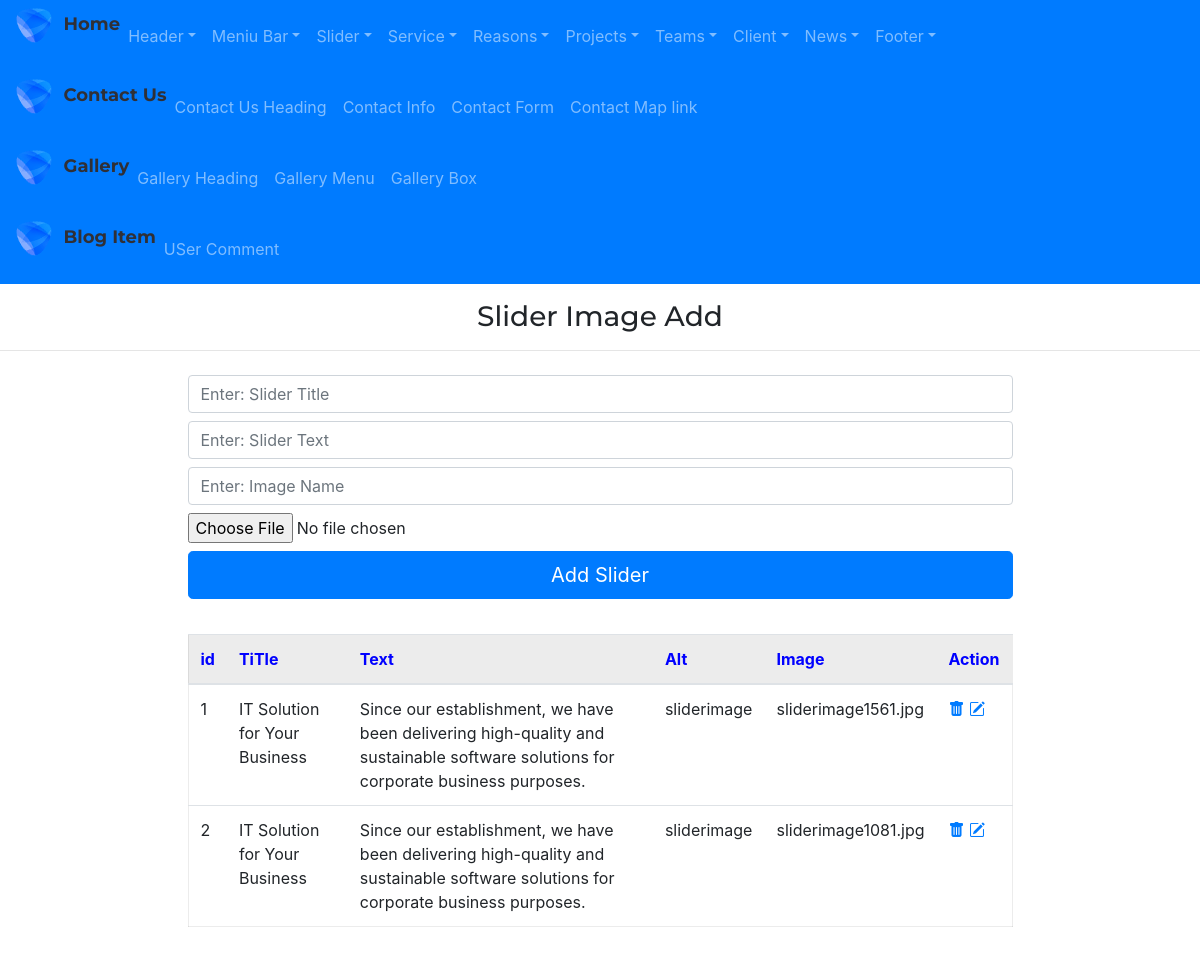
The page /admin/sliderImageAdd/ on the database as committed earlier.
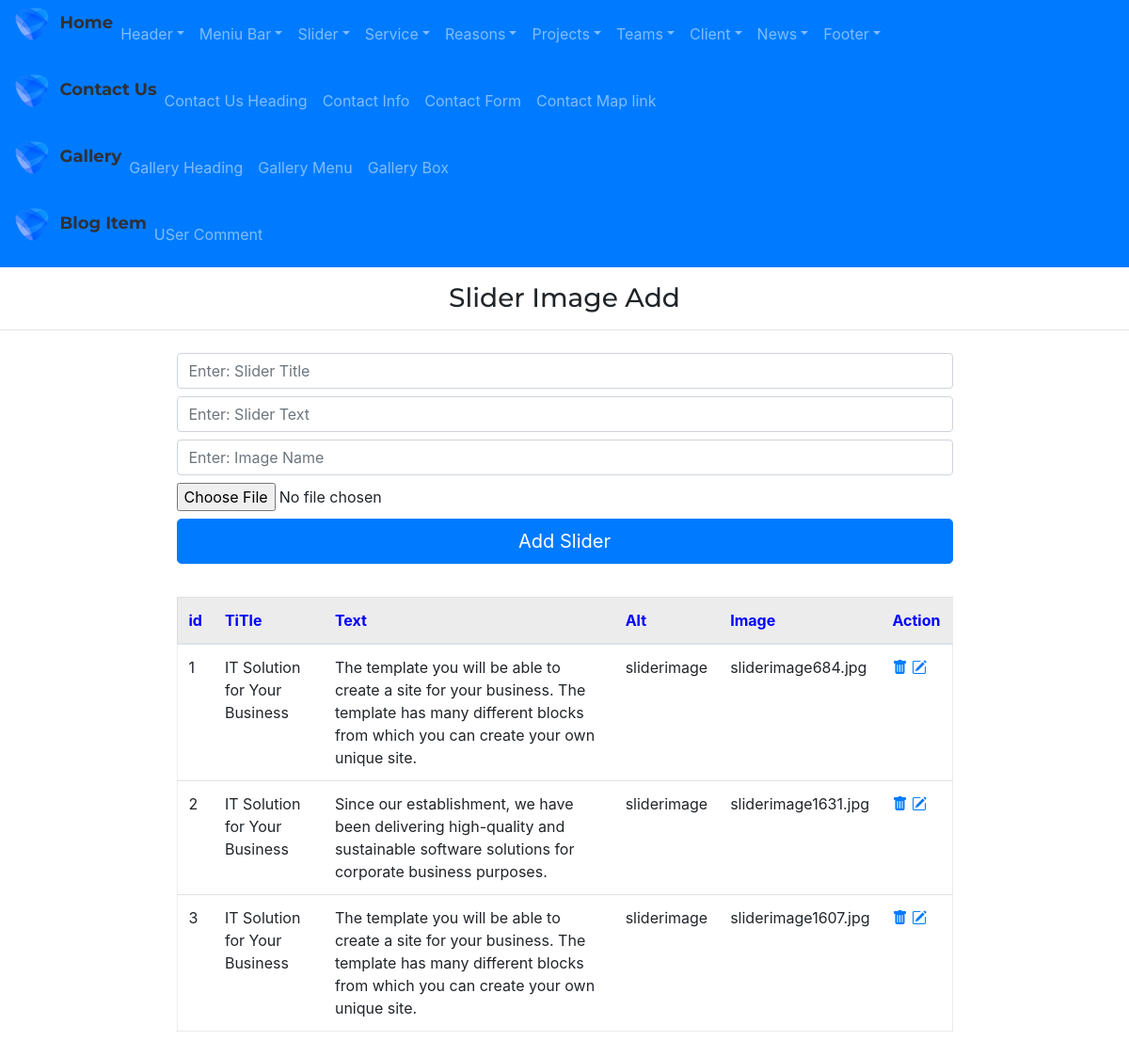
The same page on the database as committed later.
### app/models.py (models this page shows)
class Slider(db.Model):
    id=db.Column(db.Integer,primary_key=True)
    slider_title=db.Column(db.String(255))
    slider_text=db.Column(db.String(255))
    slider_img=db.Column(db.String(255))
    slider_alt=db.Column(db.String(255))

### admin/routes.py (the view, shortened to what this page needs)
@app.route("/admin/sliderImageAdd/", methods=['GET','POST'])
def sliderImageAdd():
    form=SliderForm()
    sliders=Slider.query.all()
    return render_template("admin/sliderImageAdd.html",form=form, sliders=sliders)

### admin/forms.py
class SliderForm(FlaskForm):
    slider_title=StringField('slider_title')
    slider_text=StringField('slider_text')
    slider_img=FileField('slider_img')
    slider_alt=StringField('slider_alt')
    submit=SubmitField()

### app/templates/admin/sliderImageAdd.html
{% extends "admin/base.html" %}
{% block content %}
<div class="adminright">
    <h3 class="my-3" style="text-align: center;">Slider Image Add</h3>
    <hr>
    <div class="container">
        <div class="row d-flex justify-content-center">
            <div class="col-9">
                <form action="{{url_for('sliderImageAdd')}}" method='POST' enctype="multipart/form-data">
                    {{ form.slider_title(class="form-control my-2",placeholder="Enter: Slider Title")}}
                    {{ form.slider_text(class="form-control my-2",placeholder="Enter: Slider Text")}}
                    {{ form.slider_alt(class="form-control my-2",placeholder="Enter: Image Name")}}
                    {{ form.slider_img(class="form-control-file my-2")}}
                    {{ form.submit(value='Add Slider',class='btn btn-primary btn-lg btn-block')}}
                </form>
            </div>
        </div>
    </div>
    <div class="container marg">
        <div class="row justify-content-center">
            <div class="col-9 ">
                <table class="table table-hover " style="margin:35px 0px; border:1px solid rgba(0,0,0,.075);">
                    <thead>
                        <tr style="background-color: rgba(0,0,0,.075); color:blue">
                            <th scope="col">id</th>
                            <th scope="col">TiTle</th>
                            <th scope="col">Text</th>
                            <th scope="col">Alt</th>
                            <th scope="col">Image</th>
                            <th scope="col">Action</th>
                        </tr>
                    </thead>
                    <tbody>
                        {% for slider in sliders %}
                        <tr>
                            <td scope="row">{{slider.id}}</td>
                            <td>{{slider.slider_title}}</td>
                            <td>{{slider.slider_text}}</td>
                            <td>{{slider.slider_alt}}</td>
                            <td>{{slider.slider_img}}</td>
                            <td>
                                <a href="{{url_for('sliderImageDelete', id=slider.id)}}"><i
                                        class="bi bi-trash-fill"></i></a>
                                <a href="{{url_for('sliderImageUpdate', id=slider.id)}}"><i
                                        class="bi bi-pencil-square"></i></a>
                            </td>
                        </tr>
                        {% endfor %}
                    </tbody>
                </table>
            </div>
        </div>
    </div>
</div>
{% endblock %}

Rows that differ between the two databases and show on the page:
changed Slider id 1: slider_text "Since our establishment, we have been delivering high-quality and sustainable software solutions for corporate business purposes." → "The template you will be able to create a site for your business. The template has many different blocks from which you can create your own unique site."; slider_img "sliderimage1561.jpg" → "sliderimage684.jpg"
changed Slider id 2: slider_img "sliderimage1081.jpg" → "sliderimage1631.jpg"
added Slider: id "3", slider_title "IT Solution for Your Business", slider_text "The template you will be able to create a site for your business. The template has many different blocks from which you can create your own unique site.", slider_alt "sliderimage", slider_img "sliderimage1607.jpg"
